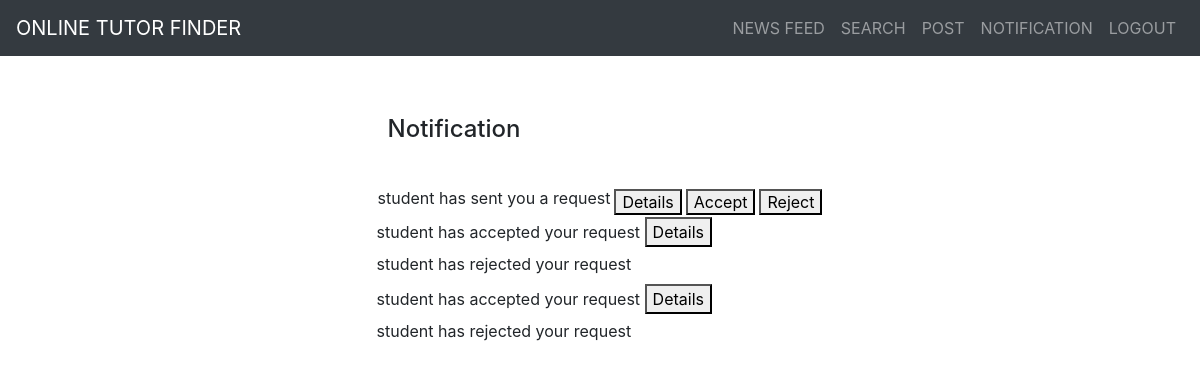
Screenshot of /notification.php (signed in) with the database file from the repository.
### tables this page shows
CREATE TABLE `notification` (
  `nid` int(10) NOT NULL,
  `postId` int(10) NOT NULL,
  `userId` int(10) NOT NULL,
  `reqId` int(10) NOT NULL,
  `approve` int(10) NOT NULL
);

CREATE TABLE `registration` (
  `id` int(50) NOT NULL,
  `userName` varchar(50) NOT NULL,
  `password` varchar(50) NOT NULL,
  `email` varchar(50) NOT NULL,
  `phoneNumbe` int(50) NOT NULL,
  `gender` varchar(50) NOT NULL,
  `userType` varchar(50) NOT NULL,
  `status` int(1) NOT NULL,
  `pending` int(1) NOT NULL
);

### notification.php (the view, shortened to what this page needs)
<head>
	<link rel="stylesheet" href="https://maxcdn.bootstrapcdn.com/bootstrap/4.0.0/css/bootstrap.min.css">
	<link rel="stylesheet" href="SStyle.css">
</head>
<body>
	<nav class="navbar navbar-expand-sm navbar-dark bg-dark ">
		<a href="#" class="navbar-brand"> ONLINE TUTOR FINDER </a>
		<ul class="navbar-nav ml-auto">
			<li class="nav-item"><a href="NewsFeed.php" class="nav-link "> NEWS FEED </a></li>
			<li class="nav-item"><a href="Search.php" class="nav-link "> SEARCH </a></li>
			<li class="nav-item"><a href="post.php" class="nav-link "> POST </a></li>
			<li class="nav-item"><a href="notification.php" class="nav-link "> NOTIFICATION </a></li>
			<li class="nav-item"><a href="logout.php" class="nav-link "> LOGOUT </a></li>
		</ul>
	</nav>
    <section class="Notication_holder1 d-flex justify-content-center align-items-center">
		<form class="Notication_form p-5" action="#" method="POST">
        <table>
            <tr>
                <th>
                    <h1 align="left" style="margin: 10px;font-size:150%"><label for="">Notification</label></h1>
                </th>
            </tr>
        </table>
        <table>
            <tr>
                <?php
                include 'control/database_connection.php';
                $id = $_SESSION['id'];
                $q = "SELECT * FROM `notification` WHERE `userId` = $id AND `approve` = 0";
                $query = mysqli_query($conn, $q);
                if ($query->num_rows > 0) {
                    $q = "SELECT notification.nid, registration.id, registration.userName FROM notification JOIN registration on notification.reqId=registration.id WHERE `userId`=$id AND notification.approve = 0";
                    $query = mysqli_query($conn, $q);
                    while ($res = mysqli_fetch_array($query)) {
                ?>
                        <td>
                            <label for=""> <?php echo $res['userName'] ?> has sent you a request </label>
                        </td>
                        <td>
                        <th align="left"><button> <a style="color:black;" href="details.php?id=<?php echo $res['id']; ?>"> Details </a> </button></th>
                        <td>
                        <th align="left"><button> <a style="color:black;" href="control/acceptReq.php?id=<?php echo $res['nid']; ?>"> Accept </a> </button></th>
                        </td>
                        <td>
                        <th align="left"><button> <a style="color:black;" href="control/rejectReq.php?id=<?php echo $res['nid']; ?>"> Reject </a> </button></th>
                        </td>
            </tr>
    <?php
                    }
                }
    ?>
    <br>
        </table>
        <?php
        $id = $_SESSION['id'];
        $q = "SELECT * FROM `notification` WHERE `reqId` = $id AND `approve` != 0";
        $query = mysqli_query($conn, $q);
        if ($query->num_rows > 0) {
            $q = "SELECT notification.nid, notification.approve, registration.id, registration.userName FROM notification JOIN registration on notification.userId=registration.id WHERE `reqId`=$id AND notification.approve != 0";
            $query = mysqli_query($conn, $q);
            while ($res = mysqli_fetch_array($query)) {
                $approve = $res['approve'];
                if ($approve == 1) {
        ?>
                    <td>
                        <label for=""> <?php echo $res['userName'] ?> has accepted your request </label>
                    </td>
                    <th align="left"><button> <a style="color:black;" href="details.php?id=<?php echo $res['id']; ?>"> Details </a> </button></th>
                    <br>
                <?php
                } else if ($approve == 2) {
                ?>
                    <td>
                        <label for=""> <?php echo $res['userName'] ?> has rejected your request </label> <br>
                    </td>
        <?php
                }
            }
        }
        ?>
    </form>
    </section>
</body>
</html>

### rows the page displays
notification: registration.userName "student"
notification: userId.userName "student"
notification: userId.userName "student"
notification: userId.userName "student"
notification: userId.userName "student"
